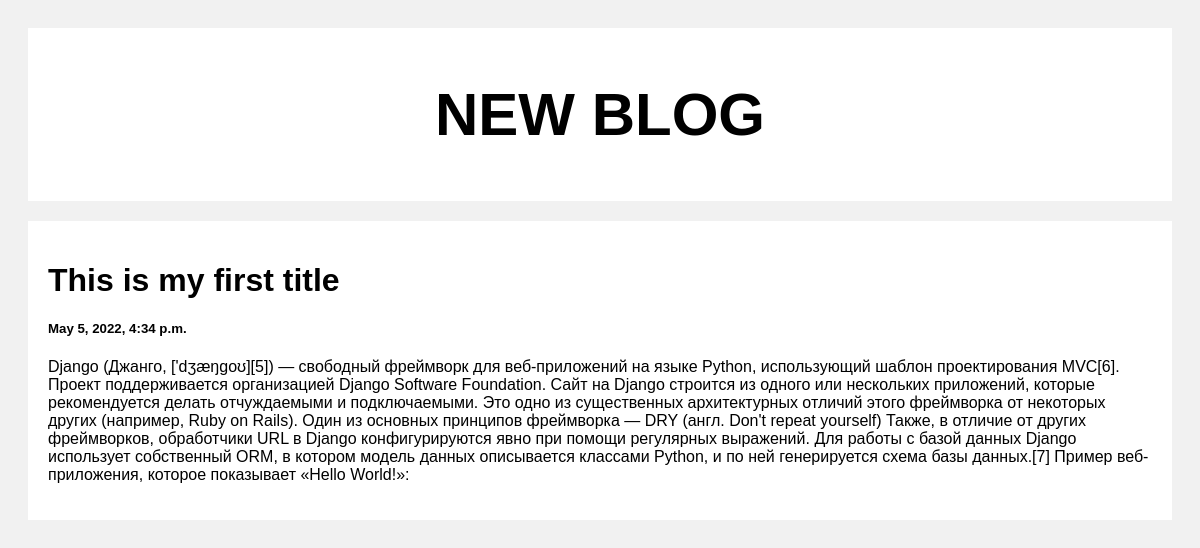
/post/1, run on the app's committed database.
### posts/models.py (models this page shows)
class Post(models.Model):
    title = models.CharField(max_length=100)
    description = models.CharField(max_length=1000000)
    create_at = models.DateTimeField(default=datetime.now, blank=True)

### posts/views.py (the view)
# urls.py: path('post/<str:pk>', views.post, name='post')
def post(request, pk):
    posts = Post.objects.get(id=pk)
    return render(request, 'post.html', {'posts': posts})

### templates/post.html (shortened to what this page needs)
<!DOCTYPE html>
<html>
<head>
</head>
<body>
<div class="header">
  <h2>NEW BLOG</h2>
</div>
<div class="row">
  <div class="leftcolumn">
    <div class="card">
        <h1>{{posts.title}}</h1>
        <h5>{{posts.create_at}}</h5>
        <p>{{posts.description}}</p>
    </div>
  </div>
</div>
</body>
</html>

### templates/post.html (style rules this page uses)
* { box-sizing: border-box; }
body { font-family: Arial; padding: 20px; background: #f1f1f1; }
.header { padding: 2px; font-size: 40px; text-align: center; background: white; }
.leftcolumn { float: left; width: 100%; }
.card { background-color: white; padding: 20px; margin-top: 20px; }
.row:after { content: ""; display: table; clear: both; }

### data on the page
Post: title "This is my first title", create_at "May 5, 2022, 4:34 p.m.", description "Django (Джанго, ['dʒæŋɡoʊ][5]) — свободный фреймворк для веб-приложений на языке Python, использующий шаблон проектирования MVC[6]. Проект поддерживается организацией Django Software Foundation. Сайт на Django строится из одного или нескольких приложений, которые рекомендуется делать отчуждаемыми и подключаемыми. Это одно из существенных архитектурных отличий этого фреймворка от некоторых других (например, Ruby on Rails). Один из основных принципов фреймворка — DRY (англ. Don't repeat yourself) Также, в отличие от других фреймворков, обработчики URL в Django конфигурируются явно при помощи регулярных выражений. Для работы с базой данных Django использует собственный ORM, в котором модель…"
